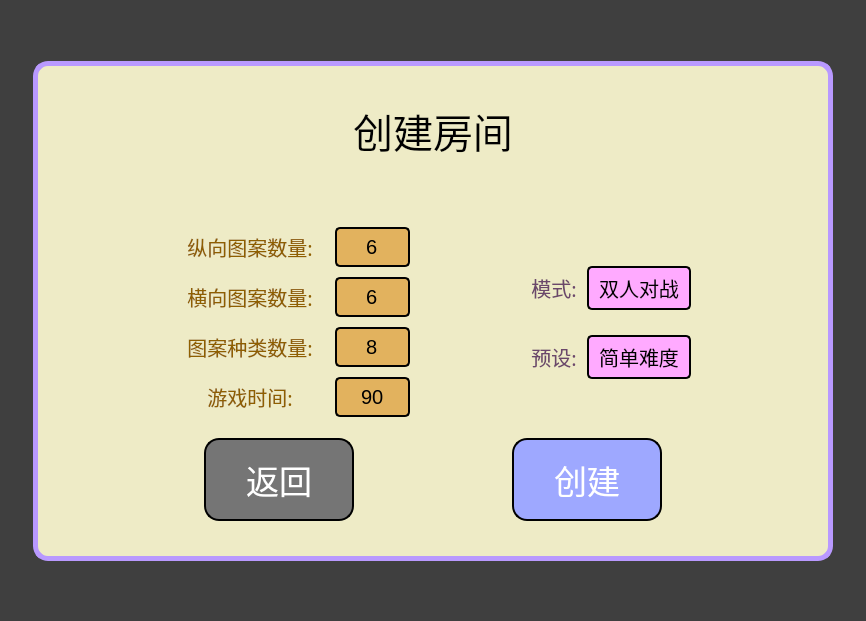
<?xml version="1.0" encoding="UTF-8"?>
<ui version="4.0">
 <class>CreateRoomWindowClass</class>
 <widget class="QWidget" name="CreateRoomWindowClass">
  <property name="geometry">
   <rect>
    <x>0</x>
    <y>0</y>
    <width>866</width>
    <height>621</height>
   </rect>
  </property>
  <property name="windowTitle">
   <string>CreateRoomWindow</string>
  </property>
  <property name="styleSheet">
   <string notr="true">background-color: rgba(0, 0, 0, 128);</string>
  </property>
  <layout class="QHBoxLayout" name="horizontalLayout_10">
   <property name="spacing">
    <number>0</number>
   </property>
   <property name="leftMargin">
    <number>0</number>
   </property>
   <property name="topMargin">
    <number>0</number>
   </property>
   <property name="rightMargin">
    <number>0</number>
   </property>
   <property name="bottomMargin">
    <number>0</number>
   </property>
   <item>
    <spacer name="horizontalSpacer_6">
     <property name="orientation">
      <enum>Qt::Horizontal</enum>
     </property>
     <property name="sizeHint" stdset="0">
      <size>
       <width>29</width>
       <height>20</height>
      </size>
     </property>
    </spacer>
   </item>
   <item>
    <layout class="QVBoxLayout" name="verticalLayout_5">
     <item>
      <spacer name="verticalSpacer_6">
       <property name="orientation">
        <enum>Qt::Vertical</enum>
       </property>
       <property name="sizeHint" stdset="0">
        <size>
         <width>20</width>
         <height>40</height>
        </size>
       </property>
      </spacer>
     </item>
     <item>
      <widget class="QWidget" name="widget" native="true">
       <property name="sizePolicy">
        <sizepolicy hsizetype="Fixed" vsizetype="Fixed">
         <horstretch>0</horstretch>
         <verstretch>0</verstretch>
        </sizepolicy>
       </property>
       <property name="minimumSize">
        <size>
         <width>800</width>
         <height>500</height>
        </size>
       </property>
       <property name="maximumSize">
        <size>
         <width>800</width>
         <height>500</height>
        </size>
       </property>
       <property name="styleSheet">
        <string notr="true">QWidget {
	background-color: rgb(238, 235, 198);
}
QWidget#widget {
	border: 5px solid rgb(185, 153, 255);
	border-radius: 15px;
}</string>
       </property>
       <layout class="QVBoxLayout" name="verticalLayout_4">
        <property name="spacing">
         <number>20</number>
        </property>
        <property name="leftMargin">
         <number>20</number>
        </property>
        <property name="topMargin">
         <number>40</number>
        </property>
        <property name="rightMargin">
         <number>20</number>
        </property>
        <property name="bottomMargin">
         <number>40</number>
        </property>
        <item>
         <widget class="QLabel" name="label_2">
          <property name="font">
           <font>
            <family>Minecraft AE</family>
            <pointsize>30</pointsize>
           </font>
          </property>
          <property name="styleSheet">
           <string notr="true"/>
          </property>
          <property name="text">
           <string>创建房间</string>
          </property>
          <property name="alignment">
           <set>Qt::AlignCenter</set>
          </property>
         </widget>
        </item>
        <item>
         <widget class="QLabel" name="errorLabel">
          <property name="sizePolicy">
           <sizepolicy hsizetype="Preferred" vsizetype="Fixed">
            <horstretch>0</horstretch>
            <verstretch>0</verstretch>
           </sizepolicy>
          </property>
          <property name="font">
           <font>
            <family>Minecraft AE</family>
            <pointsize>15</pointsize>
           </font>
          </property>
          <property name="styleSheet">
           <string notr="true">color: rgb(181, 98, 99);</string>
          </property>
          <property name="text">
           <string/>
          </property>
          <property name="alignment">
           <set>Qt::AlignCenter</set>
          </property>
         </widget>
        </item>
        <item>
         <layout class="QHBoxLayout" name="horizontalLayout_7" stretch="1,0,1,0,1">
          <property name="spacing">
           <number>0</number>
          </property>
          <item>
           <spacer name="horizontalSpacer">
            <property name="orientation">
             <enum>Qt::Horizontal</enum>
            </property>
            <property name="sizeHint" stdset="0">
             <size>
              <width>40</width>
              <height>20</height>
             </size>
            </property>
           </spacer>
          </item>
          <item>
           <layout class="QVBoxLayout" name="verticalLayout">
            <property name="spacing">
             <number>0</number>
            </property>
            <item>
             <spacer name="verticalSpacer_2">
              <property name="orientation">
               <enum>Qt::Vertical</enum>
              </property>
              <property name="sizeHint" stdset="0">
               <size>
                <width>20</width>
                <height>40</height>
               </size>
              </property>
             </spacer>
            </item>
            <item>
             <widget class="QWidget" name="verticalWidget" native="true">
              <property name="sizePolicy">
               <sizepolicy hsizetype="MinimumExpanding" vsizetype="Preferred">
                <horstretch>0</horstretch>
                <verstretch>0</verstretch>
               </sizepolicy>
              </property>
              <property name="maximumSize">
               <size>
                <width>16777215</width>
                <height>16777215</height>
               </size>
              </property>
              <layout class="QVBoxLayout" name="verticalLayout_2">
               <property name="spacing">
                <number>10</number>
               </property>
               <property name="leftMargin">
                <number>0</number>
               </property>
               <property name="topMargin">
                <number>0</number>
               </property>
               <property name="rightMargin">
                <number>0</number>
               </property>
               <property name="bottomMargin">
                <number>0</number>
               </property>
               <item>
                <layout class="QHBoxLayout" name="horizontalLayout_3">
                 <property name="spacing">
                  <number>10</number>
                 </property>
                 <item>
                  <widget class="QLabel" name="label_5">
                   <property name="sizePolicy">
                    <sizepolicy hsizetype="Fixed" vsizetype="Preferred">
                     <horstretch>0</horstretch>
                     <verstretch>0</verstretch>
                    </sizepolicy>
                   </property>
                   <property name="minimumSize">
                    <size>
                     <width>150</width>
                     <height>0</height>
                    </size>
                   </property>
                   <property name="maximumSize">
                    <size>
                     <width>150</width>
                     <height>16777215</height>
                    </size>
                   </property>
                   <property name="font">
                    <font>
                     <family>Minecraft AE</family>
                     <pointsize>15</pointsize>
                    </font>
                   </property>
                   <property name="styleSheet">
                    <string notr="true">color: rgb(143, 95, 0);</string>
                   </property>
                   <property name="text">
                    <string>纵向图案数量:</string>
                   </property>
                   <property name="alignment">
                    <set>Qt::AlignCenter</set>
                   </property>
                  </widget>
                 </item>
                 <item>
                  <widget class="QLineEdit" name="heightInput">
                   <property name="sizePolicy">
                    <sizepolicy hsizetype="Fixed" vsizetype="Fixed">
                     <horstretch>0</horstretch>
                     <verstretch>0</verstretch>
                    </sizepolicy>
                   </property>
                   <property name="minimumSize">
                    <size>
                     <width>75</width>
                     <height>0</height>
                    </size>
                   </property>
                   <property name="maximumSize">
                    <size>
                     <width>75</width>
                     <height>16777215</height>
                    </size>
                   </property>
                   <property name="font">
                    <font>
                     <pointsize>15</pointsize>
                    </font>
                   </property>
                   <property name="styleSheet">
                    <string notr="true">QLineEdit {
	background-color: rgb(226, 178, 94);
	border: 2px solid rgb(0, 0, 0);
	border-radius: 5px;
	padding: 5px 10px 5px 10px;
}
QLineEdit:hover {
	background-color: rgb(255, 218, 125);
}</string>
                   </property>
                   <property name="text">
                    <string>6</string>
                   </property>
                   <property name="alignment">
                    <set>Qt::AlignCenter</set>
                   </property>
                  </widget>
                 </item>
                </layout>
               </item>
               <item>
                <layout class="QHBoxLayout" name="horizontalLayout">
                 <property name="spacing">
                  <number>10</number>
                 </property>
                 <item>
                  <widget class="QLabel" name="label">
                   <property name="sizePolicy">
                    <sizepolicy hsizetype="Fixed" vsizetype="Preferred">
                     <horstretch>0</horstretch>
                     <verstretch>0</verstretch>
                    </sizepolicy>
                   </property>
                   <property name="minimumSize">
                    <size>
                     <width>150</width>
                     <height>0</height>
                    </size>
                   </property>
                   <property name="maximumSize">
                    <size>
                     <width>150</width>
                     <height>16777215</height>
                    </size>
                   </property>
                   <property name="font">
                    <font>
                     <family>Minecraft AE</family>
                     <pointsize>15</pointsize>
                    </font>
                   </property>
                   <property name="styleSheet">
                    <string notr="true">color: rgb(143, 95, 0);</string>
                   </property>
                   <property name="text">
                    <string>横向图案数量:</string>
                   </property>
                   <property name="alignment">
                    <set>Qt::AlignCenter</set>
                   </property>
                  </widget>
                 </item>
                 <item>
                  <widget class="QLineEdit" name="widthInput">
                   <property name="sizePolicy">
                    <sizepolicy hsizetype="Fixed" vsizetype="Fixed">
                     <horstretch>0</horstretch>
                     <verstretch>0</verstretch>
                    </sizepolicy>
                   </property>
                   <property name="minimumSize">
                    <size>
                     <width>75</width>
                     <height>0</height>
                    </size>
                   </property>
                   <property name="maximumSize">
                    <size>
                     <width>75</width>
                     <height>16777215</height>
                    </size>
                   </property>
                   <property name="font">
                    <font>
                     <pointsize>15</pointsize>
                    </font>
                   </property>
                   <property name="styleSheet">
                    <string notr="true">QLineEdit {
	background-color: rgb(226, 178, 94);
	border: 2px solid rgb(0, 0, 0);
	border-radius: 5px;
	padding: 5px 10px 5px 10px;
}
QLineEdit:hover {
	background-color: rgb(255, 218, 125);
}</string>
                   </property>
                   <property name="text">
                    <string>6</string>
                   </property>
                   <property name="alignment">
                    <set>Qt::AlignCenter</set>
                   </property>
                  </widget>
                 </item>
                </layout>
               </item>
               <item>
                <layout class="QHBoxLayout" name="horizontalLayout_5">
                 <property name="spacing">
                  <number>10</number>
                 </property>
                 <item>
                  <widget class="QLabel" name="label_7">
                   <property name="sizePolicy">
                    <sizepolicy hsizetype="Fixed" vsizetype="Preferred">
                     <horstretch>0</horstretch>
                     <verstretch>0</verstretch>
                    </sizepolicy>
                   </property>
                   <property name="minimumSize">
                    <size>
                     <width>150</width>
                     <height>0</height>
                    </size>
                   </property>
                   <property name="maximumSize">
                    <size>
                     <width>150</width>
                     <height>16777215</height>
                    </size>
                   </property>
                   <property name="font">
                    <font>
                     <family>Minecraft AE</family>
                     <pointsize>15</pointsize>
                    </font>
                   </property>
                   <property name="styleSheet">
                    <string notr="true">color: rgb(143, 95, 0);</string>
                   </property>
                   <property name="text">
                    <string>图案种类数量:</string>
                   </property>
                   <property name="alignment">
                    <set>Qt::AlignCenter</set>
                   </property>
                  </widget>
                 </item>
                 <item>
                  <widget class="QLineEdit" name="patternNumberInput">
                   <property name="sizePolicy">
                    <sizepolicy hsizetype="Fixed" vsizetype="Fixed">
                     <horstretch>0</horstretch>
                     <verstretch>0</verstretch>
                    </sizepolicy>
                   </property>
                   <property name="minimumSize">
                    <size>
                     <width>75</width>
                     <height>0</height>
                    </size>
                   </property>
                   <property name="maximumSize">
                    <size>
                     <width>75</width>
                     <height>16777215</height>
                    </size>
                   </property>
                   <property name="font">
                    <font>
                     <pointsize>15</pointsize>
                    </font>
                   </property>
                   <property name="styleSheet">
                    <string notr="true">QLineEdit {
	background-color: rgb(226, 178, 94);
	border: 2px solid rgb(0, 0, 0);
	border-radius: 5px;
	padding: 5px 10px 5px 10px;
}
QLineEdit:hover {
	background-color: rgb(255, 218, 125);
}</string>
                   </property>
                   <property name="text">
                    <string>8</string>
                   </property>
                   <property name="alignment">
                    <set>Qt::AlignCenter</set>
                   </property>
                  </widget>
                 </item>
                </layout>
               </item>
               <item>
                <layout class="QHBoxLayout" name="horizontalLayout_4">
                 <property name="spacing">
                  <number>10</number>
                 </property>
                 <item>
                  <widget class="QLabel" name="label_6">
                   <property name="sizePolicy">
                    <sizepolicy hsizetype="Fixed" vsizetype="Preferred">
                     <horstretch>0</horstretch>
                     <verstretch>0</verstretch>
                    </sizepolicy>
                   </property>
                   <property name="minimumSize">
                    <size>
                     <width>150</width>
                     <height>0</height>
                    </size>
                   </property>
                   <property name="maximumSize">
                    <size>
                     <width>150</width>
                     <height>16777215</height>
                    </size>
                   </property>
                   <property name="font">
                    <font>
                     <family>Minecraft AE</family>
                     <pointsize>15</pointsize>
                    </font>
                   </property>
                   <property name="styleSheet">
                    <string notr="true">color: rgb(143, 95, 0);</string>
                   </property>
                   <property name="text">
                    <string>游戏时间:</string>
                   </property>
                   <property name="alignment">
                    <set>Qt::AlignCenter</set>
                   </property>
                  </widget>
                 </item>
                 <item>
                  <widget class="QLineEdit" name="timeInput">
                   <property name="sizePolicy">
                    <sizepolicy hsizetype="Fixed" vsizetype="Fixed">
                     <horstretch>0</horstretch>
                     <verstretch>0</verstretch>
                    </sizepolicy>
                   </property>
                   <property name="minimumSize">
                    <size>
                     <width>75</width>
                     <height>0</height>
                    </size>
                   </property>
                   <property name="maximumSize">
                    <size>
                     <width>75</width>
                     <height>16777215</height>
                    </size>
                   </property>
                   <property name="font">
                    <font>
                     <pointsize>15</pointsize>
                    </font>
                   </property>
                   <property name="styleSheet">
                    <string notr="true">QLineEdit {
	background-color: rgb(226, 178, 94);
	border: 2px solid rgb(0, 0, 0);
	border-radius: 5px;
	padding: 5px 10px 5px 10px;
}
QLineEdit:hover {
	background-color: rgb(255, 218, 125);
}</string>
                   </property>
                   <property name="text">
                    <string>90</string>
                   </property>
                   <property name="alignment">
                    <set>Qt::AlignCenter</set>
                   </property>
                  </widget>
                 </item>
                </layout>
               </item>
              </layout>
             </widget>
            </item>
            <item>
             <spacer name="verticalSpacer">
              <property name="orientation">
               <enum>Qt::Vertical</enum>
              </property>
              <property name="sizeHint" stdset="0">
               <size>
                <width>20</width>
                <height>40</height>
               </size>
              </property>
             </spacer>
            </item>
           </layout>
          </item>
          <item>
           <spacer name="horizontalSpacer_2">
            <property name="orientation">
             <enum>Qt::Horizontal</enum>
            </property>
            <property name="sizeHint" stdset="0">
             <size>
              <width>40</width>
              <height>20</height>
             </size>
            </property>
           </spacer>
          </item>
          <item>
           <layout class="QVBoxLayout" name="verticalLayout_3" stretch="2,0,1,0,2">
            <item>
             <spacer name="verticalSpacer_3">
              <property name="orientation">
               <enum>Qt::Vertical</enum>
              </property>
              <property name="sizeHint" stdset="0">
               <size>
                <width>20</width>
                <height>40</height>
               </size>
              </property>
             </spacer>
            </item>
            <item>
             <layout class="QHBoxLayout" name="horizontalLayout_2">
              <property name="spacing">
               <number>10</number>
              </property>
              <item>
               <widget class="QLabel" name="label_4">
                <property name="font">
                 <font>
                  <family>Minecraft AE</family>
                  <pointsize>15</pointsize>
                 </font>
                </property>
                <property name="styleSheet">
                 <string notr="true">color: rgb(107, 71, 107);</string>
                </property>
                <property name="text">
                 <string>模式:</string>
                </property>
                <property name="alignment">
                 <set>Qt::AlignCenter</set>
                </property>
               </widget>
              </item>
              <item>
               <widget class="QPushButton" name="modeButton">
                <property name="minimumSize">
                 <size>
                  <width>104</width>
                  <height>0</height>
                 </size>
                </property>
                <property name="maximumSize">
                 <size>
                  <width>104</width>
                  <height>16777215</height>
                 </size>
                </property>
                <property name="font">
                 <font>
                  <family>Minecraft AE</family>
                  <pointsize>15</pointsize>
                 </font>
                </property>
                <property name="styleSheet">
                 <string notr="true">QPushButton {
	background-color: rgb(255, 170, 255);
	border: 2px solid rgb(0, 0, 0);
	border-radius: 5px;
	padding: 5px 10px 5px 10px;
}
QPushButton:hover {
	background-color: rgb(248, 192, 255);
}
QPushButton:pressed {
	background-color: rgb(194, 129, 194);
}</string>
                </property>
                <property name="text">
                 <string>双人对战</string>
                </property>
               </widget>
              </item>
             </layout>
            </item>
            <item>
             <spacer name="verticalSpacer_4">
              <property name="orientation">
               <enum>Qt::Vertical</enum>
              </property>
              <property name="sizeHint" stdset="0">
               <size>
                <width>20</width>
                <height>40</height>
               </size>
              </property>
             </spacer>
            </item>
            <item>
             <layout class="QHBoxLayout" name="horizontalLayout_6">
              <property name="spacing">
               <number>10</number>
              </property>
              <item>
               <widget class="QLabel" name="label_8">
                <property name="font">
                 <font>
                  <family>Minecraft AE</family>
                  <pointsize>15</pointsize>
                 </font>
                </property>
                <property name="styleSheet">
                 <string notr="true">color: rgb(107, 71, 107);</string>
                </property>
                <property name="text">
                 <string>预设:</string>
                </property>
                <property name="alignment">
                 <set>Qt::AlignCenter</set>
                </property>
               </widget>
              </item>
              <item>
               <widget class="QPushButton" name="levelButton">
                <property name="sizePolicy">
                 <sizepolicy hsizetype="Fixed" vsizetype="Fixed">
                  <horstretch>0</horstretch>
                  <verstretch>0</verstretch>
                 </sizepolicy>
                </property>
                <property name="minimumSize">
                 <size>
                  <width>104</width>
                  <height>0</height>
                 </size>
                </property>
                <property name="maximumSize">
                 <size>
                  <width>104</width>
                  <height>16777215</height>
                 </size>
                </property>
                <property name="font">
                 <font>
                  <family>Minecraft AE</family>
                  <pointsize>15</pointsize>
                 </font>
                </property>
                <property name="styleSheet">
                 <string notr="true">QPushButton {
	background-color: rgb(255, 170, 255);
	border: 2px solid rgb(0, 0, 0);
	border-radius: 5px;
	padding: 5px 10px 5px 10px;
}
QPushButton:hover {
	background-color: rgb(248, 192, 255);
}
QPushButton:pressed {
	background-color: rgb(194, 129, 194);
}</string>
                </property>
                <property name="text">
                 <string>简单难度</string>
                </property>
               </widget>
              </item>
             </layout>
            </item>
            <item>
             <spacer name="verticalSpacer_5">
              <property name="orientation">
               <enum>Qt::Vertical</enum>
              </property>
              <property name="sizeHint" stdset="0">
               <size>
                <width>20</width>
                <height>40</height>
               </size>
              </property>
             </spacer>
            </item>
           </layout>
          </item>
          <item>
           <spacer name="horizontalSpacer_3">
            <property name="orientation">
             <enum>Qt::Horizontal</enum>
            </property>
            <property name="sizeHint" stdset="0">
             <size>
              <width>40</width>
              <height>20</height>
             </size>
            </property>
           </spacer>
          </item>
         </layout>
        </item>
        <item>
         <layout class="QHBoxLayout" name="horizontalLayout_9" stretch="1,0,1,0,1">
          <item>
           <spacer name="horizontalSpacer_8">
            <property name="orientation">
             <enum>Qt::Horizontal</enum>
            </property>
            <property name="sizeHint" stdset="0">
             <size>
              <width>40</width>
              <height>20</height>
             </size>
            </property>
           </spacer>
          </item>
          <item>
           <widget class="QPushButton" name="backButton">
            <property name="font">
             <font>
              <family>Minecraft AE</family>
              <pointsize>25</pointsize>
             </font>
            </property>
            <property name="styleSheet">
             <string notr="true">QPushButton {
	color: rgb(255, 255, 255);
	background-color: rgb(117, 117, 117);
	border: 2px solid rgb(0, 0, 0);
	border-radius: 15px;
	padding: 15px 40px 15px 40px;
}
QPushButton:hover {
	background-color: rgb(163, 163, 163);
}
QPushButton:pressed {
	background-color: rgb(58, 58, 58);
}</string>
            </property>
            <property name="text">
             <string>返回</string>
            </property>
           </widget>
          </item>
          <item>
           <spacer name="horizontalSpacer_4">
            <property name="orientation">
             <enum>Qt::Horizontal</enum>
            </property>
            <property name="sizeHint" stdset="0">
             <size>
              <width>40</width>
              <height>20</height>
             </size>
            </property>
           </spacer>
          </item>
          <item>
           <widget class="QPushButton" name="createRoomButton">
            <property name="font">
             <font>
              <family>Minecraft AE</family>
              <pointsize>25</pointsize>
             </font>
            </property>
            <property name="styleSheet">
             <string notr="true">QPushButton {
	color: rgb(255, 255, 255);
	background-color: rgb(158, 168, 255);
	border: 2px solid rgb(0, 0, 0);
	border-radius: 15px;
	padding: 15px 40px 15px 40px;
}
QPushButton:hover {
	background-color: rgb(194, 200, 255);
}
QPushButton:pressed {
	background-color: rgb(109, 117, 176);
}</string>
            </property>
            <property name="text">
             <string>创建</string>
            </property>
           </widget>
          </item>
          <item>
           <spacer name="horizontalSpacer_5">
            <property name="orientation">
             <enum>Qt::Horizontal</enum>
            </property>
            <property name="sizeHint" stdset="0">
             <size>
              <width>40</width>
              <height>20</height>
             </size>
            </property>
           </spacer>
          </item>
         </layout>
        </item>
       </layout>
      </widget>
     </item>
     <item>
      <spacer name="verticalSpacer_7">
       <property name="orientation">
        <enum>Qt::Vertical</enum>
       </property>
       <property name="sizeHint" stdset="0">
        <size>
         <width>20</width>
         <height>40</height>
        </size>
       </property>
      </spacer>
     </item>
    </layout>
   </item>
   <item>
    <spacer name="horizontalSpacer_7">
     <property name="orientation">
      <enum>Qt::Horizontal</enum>
     </property>
     <property name="sizeHint" stdset="0">
      <size>
       <width>29</width>
       <height>20</height>
      </size>
     </property>
    </spacer>
   </item>
  </layout>
 </widget>
 <layoutdefault spacing="6" margin="11"/>
 <resources/>
 <connections/>
</ui>
